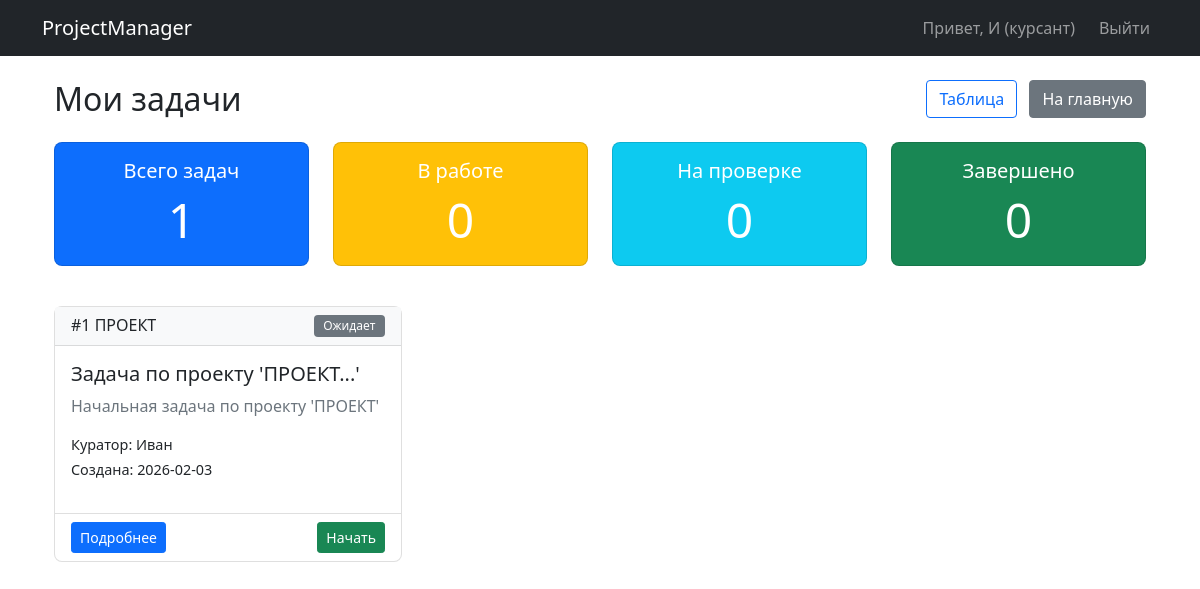
Page /cadet/tasks (signed in) on the committed database.
### tables this page shows
CREATE TABLE users (
                        id INTEGER PRIMARY KEY AUTOINCREMENT,
                        username VARCHAR(50) NOT NULL,
                        surname VARCHAR(50) NOT NULL,
                        patronymic VARCHAR(50),
                        email VARCHAR(100) NOT NULL UNIQUE,
                        password_hash VARCHAR(255) NOT NULL,
                        role VARCHAR(10) CHECK(role IN ('куратор', 'курсант')) NOT NULL,
                        registration_date DATETIME DEFAULT CURRENT_TIMESTAMP,
                        academic_group VARCHAR(50)
                    );

CREATE TABLE tasks (
                        id INTEGER PRIMARY KEY AUTOINCREMENT,
                        project_id INTEGER NOT NULL,
                        cadet_id INTEGER NOT NULL,
                        title VARCHAR(255) NOT NULL,
                        description TEXT,
                        status_code INTEGER CHECK(status_code IN (1, 2, 3, 4)) NOT NULL DEFAULT 1,
                        created_at DATETIME DEFAULT CURRENT_TIMESTAMP,
                        updated_at DATETIME DEFAULT CURRENT_TIMESTAMP,
                        FOREIGN KEY (project_id) REFERENCES projects(id) ON DELETE CASCADE,
                        FOREIGN KEY (cadet_id) REFERENCES users(id) ON DELETE CASCADE
                    );

CREATE TABLE projects (
                        id INTEGER PRIMARY KEY AUTOINCREMENT,
                        title VARCHAR(255) NOT NULL,
                        description TEXT,
                        curator_id INTEGER NOT NULL,
                        status VARCHAR(20) CHECK(status IN ('планирование', 'активен', 'завершён')) NOT NULL,
                        deadline DATE,
                        created_at DATETIME DEFAULT CURRENT_TIMESTAMP,
                        FOREIGN KEY (curator_id) REFERENCES users(id) ON DELETE CASCADE
                    );

### app.py (the view)
@app.route('/cadet/tasks')
@login_required
@role_required('курсант')
def cadet_tasks():
    db = DatabaseManager()
    try:
        tasks = db.get_cadet_tasks_with_details(session['user_id'])
        total_tasks = len(tasks)
        tasks_by_status = {
            'ожидает': 0,
            'в работе': 0,
            'на проверке': 0,
            'завершена': 0
        }
        for task in tasks:
            status_name = task['status_name']
            if status_name in tasks_by_status:
                tasks_by_status[status_name] += 1
        return render_template('cadet_tasks.html',
                               tasks=tasks,
                               total_tasks=total_tasks,
                               tasks_by_status=tasks_by_status,
                               now=datetime.now())
    except Exception as e:
        flash(f'Ошибка при загрузке задач: {str(e)}', 'error')
        return redirect(url_for('cadet_dashboard'))

### app.py (called while the page is built)
def login_required(f):
    @wraps(f)
    def decorated_function(*args, **kwargs):
        if 'user_id' not in session:
            flash('Для доступа к этой странице необходимо войти в систему', 'error')
            return redirect(url_for('login'))
        return f(*args, **kwargs)
    return decorated_function

def role_required(required_role):
    def decorator(f):
        @wraps(f)
        def decorated_function(*args, **kwargs):
            if 'role' not in session:
                flash('Ошибка доступа', 'error')
                return redirect(url_for('login'))
            if session['role'] != required_role:
                flash(f'Доступ запрещен. Требуется роль: {required_role}', 'error')
                return redirect(url_for('curator_dashboard' if session['role'] == 'куратор' else 'cadet_dashboard'))
            return f(*args, **kwargs)
        return decorated_function
    return decorator

### sql_active.py (called while the page is built)
    def create_connection(self):
        return sqlite3.connect(self.db_path)

### templates/cadet_tasks.html (shortened to what this page needs)
{% extends "base.html" %}
{% block content %}
<div class="container-fluid">
    <div class="row mb-4">
        <div class="col-12">
            <div class="d-flex justify-content-between align-items-center">
                <h2 class="mb-0">Мои задачи</h2>
                <div>
                    <a href="{{ url_for('cadet_tasks_table') }}" class="btn btn-outline-primary me-2">
                         Таблица
                    </a>
                    <a href="{{ url_for('cadet_dashboard') }}" class="btn btn-secondary">
                         На главную
                    </a>
                </div>
            </div>
        </div>
    </div>
    <div class="row mb-4">
        <div class="col-md-3 col-sm-6 mb-3">
            <div class="card bg-primary text-white">
                <div class="card-body text-center">
                    <h5 class="card-title">Всего задач</h5>
                    <p class="card-text display-5">{{ total_tasks }}</p>
                </div>
            </div>
        </div>
        <div class="col-md-3 col-sm-6 mb-3">
            <div class="card bg-warning text-white">
                <div class="card-body text-center">
                    <h5 class="card-title">В работе</h5>
                    <p class="card-text display-5">{{ tasks_by_status['в работе'] }}</p>
                </div>
            </div>
        </div>
        <div class="col-md-3 col-sm-6 mb-3">
            <div class="card bg-info text-white">
                <div class="card-body text-center">
                    <h5 class="card-title">На проверке</h5>
                    <p class="card-text display-5">{{ tasks_by_status['на проверке'] }}</p>
                </div>
            </div>
        </div>
        <div class="col-md-3 col-sm-6 mb-3">
            <div class="card bg-success text-white">
                <div class="card-body text-center">
                    <h5 class="card-title">Завершено</h5>
                    <p class="card-text display-5">{{ tasks_by_status['завершена'] }}</p>
                </div>
            </div>
        </div>
    </div>
    <div class="row">
        {% if tasks %}
            {% for task in tasks %}
            <div class="col-md-6 col-lg-4 mb-4">
                <div class="card h-100 {% if task.due_date and task.due_date < now.strftime('%Y-%m-%d') %}border-danger{% endif %}">
                    <div class="card-header d-flex justify-content-between align-items-center">
                        <h6 class="mb-0">#{{ task.id }} {{ task.project_title }}</h6>
                        {% if task.status_name == 'ожидает' %}
                        <span class="badge bg-secondary">Ожидает</span>
                        {% elif task.status_name == 'в работе' %}
                        <span class="badge bg-warning">В работе</span>
                        {% elif task.status_name == 'на проверке' %}
                        <span class="badge bg-info">На проверке</span>
                        {% elif task.status_name == 'завершена' %}
                        <span class="badge bg-success">Завершена</span>
                        {% endif %}
                    </div>
                    <div class="card-body">
                        <h5 class="card-title">{{ task.title }}</h5>
                        {% if task.description %}
                        <p class="card-text text-muted">{{ task.description|truncate(120) }}</p>
                        {% endif %}
                        <div class="task-meta mb-3">
                            <p class="mb-1">
                                 Куратор: {{ task.curator_name }}
                            </p>
                            <p class="mb-0">
                                 Создана: {{ task.created_at[:10] }}
                            </p>
                        </div>
                    </div>
                    <div class="card-footer bg-transparent">
                        <div class="d-flex justify-content-between">
                            <a href="{{ url_for('cadet_task_detail', task_id=task.id) }}"
                               class="btn btn-primary btn-sm">
                                 Подробнее
                            </a>
                            {% if task.status_code == 1 %}
                            <form method="POST" action="{{ url_for('cadet_task_detail', task_id=task.id) }}"
                                  style="display: inline;">
                                <button type="submit" class="btn btn-success btn-sm"
                                        onclick="return confirm('Начать работу над этой задачей?')">
                                     Начать
                                </button>
                            </form>
                            {% endif %}
                        </div>
                    </div>
                </div>
            </div>
            {% endfor %}
        {% endif %}
    </div>
</div>
{% endblock %}

### templates/base.html (shortened to what this page needs)
<!DOCTYPE html>
<html lang="ru">
<head>
    <link href="https://cdn.jsdelivr.net/npm/bootstrap@5.1.3/dist/css/bootstrap.min.css" rel="stylesheet">
</head>
<body>
    <nav class="navbar navbar-expand-lg navbar-dark bg-dark">
        <div class="container">
            <a class="navbar-brand" href="{{ url_for('index') }}">ProjectManager</a>
            <div class="navbar-nav ms-auto">
                {% if session.user_id %}
                    <span class="navbar-text me-3">Привет, {{ session.username }} ({{ session.role }})</span>
                    <a class="nav-link" href="{{ url_for('logout') }}">Выйти</a>
                {% else %}
                    <a class="nav-link" href="{{ url_for('login') }}">Вход</a>
                    <a class="nav-link" href="{{ url_for('register') }}">Регистрация</a>
                {% endif %}
            </div>
        </div>
    </nav>
    <div class="container mt-4">
        {% block content %}{% endblock %}
    </div>
</body>
</html>

### templates/cadet_tasks.html (style rules this page uses)
.card { transition: transform 0.2s ease, box-shadow 0.2s ease; border: 1px solid rgba(0,0,0,.125); border-radius: 0.5rem; }
.card-header { background-color: #f8f9fa; border-bottom: 1px solid rgba(0,0,0,.125); }
.task-meta { font-size: 0.9rem; }
.badge { font-weight: 500; padding: 0.4em 0.8em; }
.btn-sm { padding: 0.25rem 0.5rem; font-size: 0.875rem; }

### rows in the picture
users: role "курсант"
tasks: id "1", project_title "ПРОЕКТ", title "Задача по проекту 'ПРОЕКТ...'", description "Начальная задача по проекту 'ПРОЕКТ'", curator_name "Иван", created_at "2026-02-03"

### other values in the picture
{{ session.username }} "И"
{{ total_tasks }} "1"
{{ tasks_by_status['в работе'] }} "0"
{{ tasks_by_status['на проверке'] }} "0"
{{ tasks_by_status['завершена'] }} "0"
